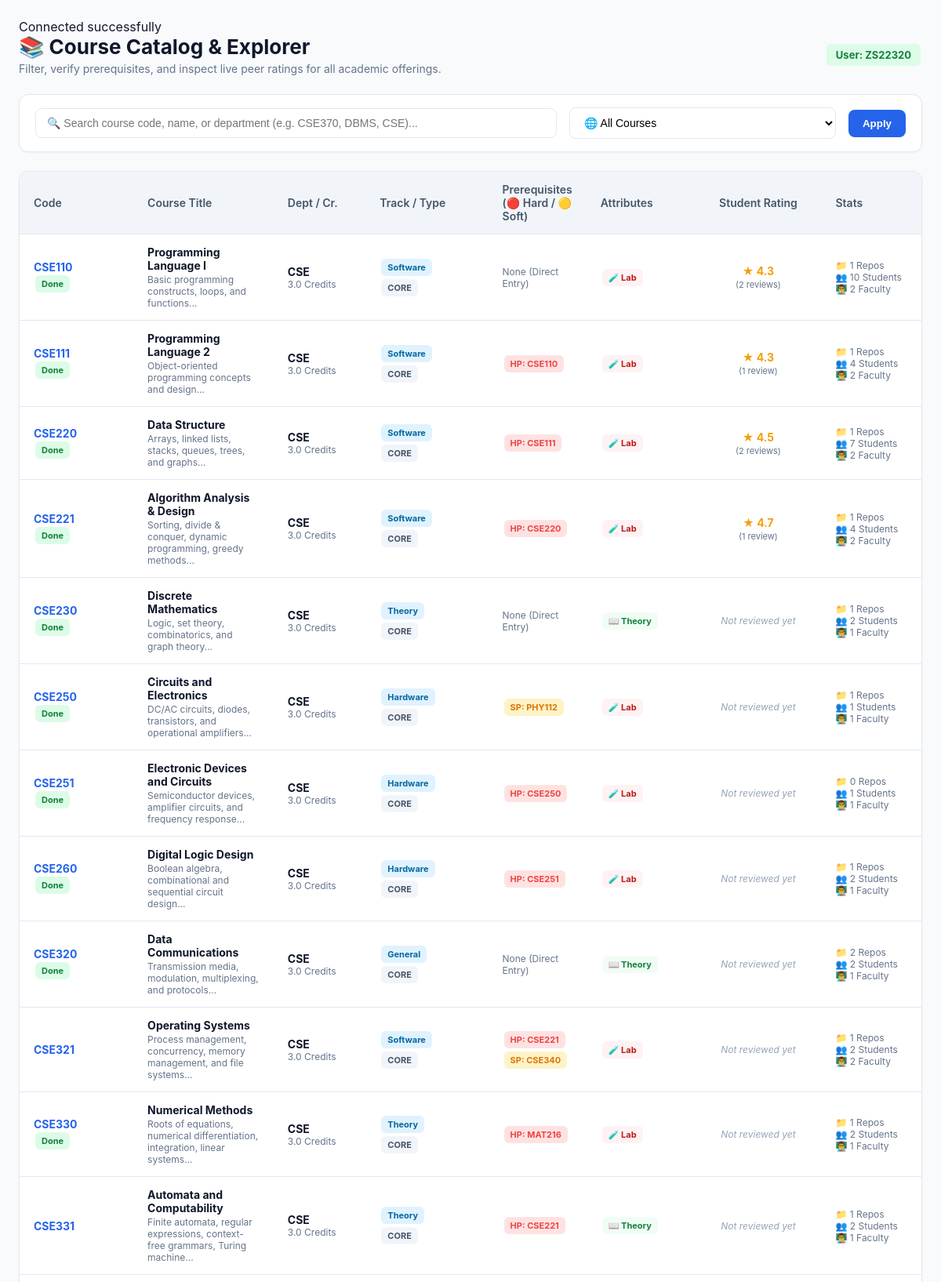
/Student_SeeAllCourse.php (upper part), run on the app's committed database.
### tables this page shows
CREATE TABLE `course` (
  `coursecode` varchar(10) NOT NULL,
  `name` varchar(100) NOT NULL,
  `description` varchar(500) NOT NULL,
  `credit` float NOT NULL DEFAULT 3,
  `total_mark` decimal(3,0) NOT NULL DEFAULT 100,
  `admin` varchar(8) NOT NULL,
  `dept` varchar(20) NOT NULL DEFAULT 'CSE',
  `course_level` int(1) NOT NULL DEFAULT 1,
  `dept_type` enum('CORE','ELECTIVE','COD','GENERAL') NOT NULL DEFAULT 'CORE',
  `track` enum('Software','Hardware','Theory','DBMS','Cybersecurity','General') NOT NULL DEFAULT 'General',
  `has_lab` tinyint(1) NOT NULL DEFAULT 0,
  `has_project` tinyint(1) NOT NULL DEFAULT 0,
  `assessment_type` enum('EXAM_BASED','ASSIGNMENT_BASED') NOT NULL DEFAULT 'EXAM_BASED',
  `lab_assessment_type` enum('NONE','CONTINUOUS_ONLY','EXAM_BASED') NOT NULL DEFAULT 'NONE',
  `avg_teaching_rate` decimal(3,2) NOT NULL DEFAULT 4.00,
  `official_resource_rate` decimal(3,2) NOT NULL DEFAULT 4.00,
  `is_thesis_or_internship` tinyint(1) NOT NULL DEFAULT 0
);

CREATE TABLE `course_prerequisites` (
  `coursecode` varchar(10) NOT NULL,
  `prereq_coursecode` varchar(10) NOT NULL,
  `prereq_type` enum('HARD','SOFT') NOT NULL DEFAULT 'HARD'
);

### Student_SeeAllCourse.php (the view, shortened to what this page needs)
<?php
require_once 'db.php';
$student_id = $_SESSION['userID'] ?? 'ZS22320';
$search = isset($_GET['search']) ? trim($_GET['search']) : '';
$filter = isset($_GET['filter']) ? trim($_GET['filter']) : 'all';
$where_clauses  = ["1=1"];
$having_clauses = [];
$order_by       = "c.coursecode ASC";
$where_sql  = implode(' AND ', $where_clauses);
$having_sql = !empty($having_clauses) ? "HAVING " . implode(' AND ', $having_clauses) : "";
$sql = "SELECT c.*,
        AVG(src.rate) AS dynamic_avg_rate,
        COUNT(src.rate) AS total_reviews,
        (SELECT COUNT(*) FROM repository r WHERE r.coursecode = c.coursecode) AS repo_count,
        (SELECT COUNT(DISTINCT userID) FROM course_student_took cst WHERE cst.coursecode = c.coursecode) AS total_students_enrolled,
        (SELECT COUNT(DISTINCT faculty_UID) FROM faculty_courselist fc WHERE fc.coursecode = c.coursecode) AS total_faculties_assigned
        FROM course c
        LEFT JOIN student_review_course src ON c.coursecode = src.coursecode
        WHERE $where_sql
        GROUP BY c.coursecode
        $having_sql
        ORDER BY $order_by";
$courses_result = mysqli_query($conn, $sql);
$prereq_map = [];
$prereq_query = mysqli_query($conn, "SELECT coursecode, prereq_coursecode, prereq_type FROM course_prerequisites");
if ($prereq_query) {
    while ($p = mysqli_fetch_assoc($prereq_query)) {
        $prereq_map[$p['coursecode']][] = $p;
    }
}
$completed_courses = [];
$done_q = mysqli_query($conn, "SELECT coursecode FROM course_student_took WHERE userID = '$student_id' AND is_completed = 1");
if ($done_q) {
    while ($d = mysqli_fetch_assoc($done_q)) {
        $completed_courses[] = $d['coursecode'];
    }
}
?>
<!DOCTYPE html>
<html lang="en">
<head>
    <link rel="stylesheet" href="Student_SeeAllCourse.css">
</head>
<body>
<div class="container">
    <div class="page-header">
        <div>
            <h1>📚 Course Catalog & Explorer</h1>
            <p style="margin:4px 0 0 0; color:var(--text-muted, #64748b); font-size:14px;">
                Filter, verify prerequisites, and inspect live peer ratings for all academic offerings.
            </p>
        </div>
        <div>
            <span class="badge badge-done" style="font-size:13px; padding:6px 12px;">
                User: <strong><?= htmlspecialchars($student_id) ?></strong>
            </span>
        </div>
    </div>
    <form method="GET" action="">
        <div class="controls-card">
            <div class="search-box">
                <input type="text" name="search" class="search-input"
                       placeholder="🔍 Search course code, name, or department (e.g. CSE370, DBMS, CSE)..."
                       value="<?= htmlspecialchars($search) ?>">
            </div>
            <select name="filter" class="filter-select" onchange="this.form.submit()">
                <option value="all" <?= $filter === 'all' ? 'selected' : '' ?>>🌐 All Courses</option>
            </select>
            <button type="submit" class="btn-submit">Apply</button>
        </div>
    </form>
    <div class="table-card">
        <table>
            <thead>
                <tr>
                    <th style="width: 120px;">Code</th>
                    <th>Course Title</th>
                    <th style="width: 90px;">Dept / Cr.</th>
                    <th style="width: 130px;">Track / Type</th>
                    <th>Prerequisites (🔴 Hard / 🟡 Soft)</th>
                    <th style="width: 110px;">Attributes</th>
                    <th style="width: 140px; text-align: center;">Student Rating</th>
                    <th style="width: 100px;">Stats</th>
                </tr>
            </thead>
            <tbody>
                <?php if ($courses_result && mysqli_num_rows($courses_result) > 0): ?>
                    <?php while ($row = mysqli_fetch_assoc($courses_result)):
                        $code = $row['coursecode'];
                        $is_done = in_array($code, $completed_courses);
                        $has_reviews = ((int)$row['total_reviews'] > 0 && $row['dynamic_avg_rate'] !== null);
                    ?>
                        <tr>
                            <td>
                                <a href="course_info.php?code=<?= urlencode($code) ?>" class="course-link">
                                    <?= htmlspecialchars($code) ?>
                                </a>
                                <?php if ($is_done): ?>
                                    <div><span class="badge badge-done">Done</span></div>
                                <?php endif; ?>
                            </td>
                            <td>
                                <strong><?= htmlspecialchars($row['name']) ?></strong>
                                <div style="font-size:12px; color:var(--text-muted, #64748b); margin-top:2px;">
                                    <?= htmlspecialchars(substr($row['description'], 0, 75)) ?>...
                                </div>
                            </td>
                            <td>
                                <div><strong><?= htmlspecialchars($row['dept']) ?></strong></div>
                                <div style="font-size:12px; color:var(--text-muted, #64748b);"><?= number_format($row['credit'], 1) ?> Credits</div>
                            </td>
                            <td>
                                <span class="badge badge-track"><?= htmlspecialchars($row['track']) ?></span>
                                <div><span class="badge badge-type"><?= htmlspecialchars($row['dept_type']) ?></span></div>
                            </td>
                            <td>
                                <?php if (isset($prereq_map[$code]) && !empty($prereq_map[$code])): ?>
                                    <?php foreach ($prereq_map[$code] as $p):
                                        $badge_class = ($p['prereq_type'] === 'HARD') ? 'badge-hard' : 'badge-soft';
                                        $prefix = ($p['prereq_type'] === 'HARD') ? 'HP' : 'SP';
                                    ?>
                                        <span class="badge <?= $badge_class ?>" title="<?= $p['prereq_type'] ?> Prerequisite">
                                            <?= $prefix ?>: <?= htmlspecialchars($p['prereq_coursecode']) ?>
                                        </span>
                                    <?php endforeach; ?>
                                <?php else: ?>
                                    <span style="color:var(--text-muted, #64748b); font-size:12px;">None (Direct Entry)</span>
                                <?php endif; ?>
                            </td>
                            <td>
                                <?php if ($row['has_lab']): ?>
                                    <span class="badge badge-lab">🧪 Lab</span>
                                <?php endif; ?>
                                <?php if (!$row['has_lab'] && !$row['has_project']): ?>
                                    <span class="badge badge-theory">📖 Theory</span>
                                <?php endif; ?>
                            </td>
                            <td style="text-align: center;">
                                <?php if ($has_reviews): ?>
                                    <span class="rating-star">★ <?= number_format((float)$row['dynamic_avg_rate'], 1) ?></span>
                                    <div style="font-size:11px; color:var(--text-muted, #64748b); margin-top:2px;">
                                        (<?= $row['total_reviews'] ?> <?= $row['total_reviews'] == 1 ? 'review' : 'reviews' ?>)
                                    </div>
                                <?php else: ?>
                                    <span style="color:#94a3b8; font-style:italic; font-size:12px;">Not reviewed yet</span>
                                <?php endif; ?>
                            </td>
                            <td style="font-size:12px; color:var(--text-muted, #64748b);">
                                <div>📁 <?= (int)$row['repo_count'] ?> Repos</div>
                                <div>👥 <?= (int)$row['total_students_enrolled'] ?> Students</div>
                                <div>👨‍🏫 <?= (int)$row['total_faculties_assigned'] ?> Faculty</div>
                            </td>
                        </tr>
                    <?php endwhile; ?>
                <?php endif; ?>
            </tbody>
        </table>
    </div>
</div>
</body>
</html>

### Student_SeeAllCourse.css (style rules this page uses)
:root { --bg-base: #f8fafc; --surface: #ffffff; --text-main: #0f172a; --text-muted: #64748b; --primary: #2563eb; --primary-hover: #1d4ed8; --hard-red: #ef4444; --hard-red-bg: #fee2e2; --soft-yellow: #d97706; --soft-yellow-bg: #fef3c7; --green: #10b981; --border: #e2e8f0; }
body { font-family: -apple-system, BlinkMacSystemFont, 'Segoe UI', Roboto, Helvetica, Arial, sans-serif; background: var(--bg-base); color: var(--text-main); margin: 0; padding: 24px; }
.container { max-width: 1280px; margin: 0 auto; }
.page-header { display: flex; justify-content: space-between; align-items: center; margin-bottom: 24px; }
.page-header h1 { margin: 0; font-size: 26px; }
.controls-card { background: var(--surface); border: 1px solid var(--border); border-radius: 12px; padding: 16px 20px; display: flex; gap: 16px; align-items: center; box-shadow: 0 1px 3px rgba(0, 0, 0, 0.04); margin-bottom: 24px; }
.search-box { flex: 1; position: relative; }
.search-input { width: 100%; padding: 10px 14px; border: 1px solid var(--border); border-radius: 8px; font-size: 14px; box-sizing: border-box; }
.filter-select { padding: 10px 14px; border: 1px solid var(--border); border-radius: 8px; font-size: 14px; background: #ffffff; min-width: 250px; }
.btn-submit { background: var(--primary); color: #ffffff; border: none; padding: 10px 18px; border-radius: 8px; font-weight: 600; cursor: pointer; transition: background 0.2s ease; }
.table-card { background: var(--surface); border: 1px solid var(--border); border-radius: 12px; overflow: hidden; box-shadow: 0 1px 3px rgba(0, 0, 0, 0.05); }
table { width: 100%; border-collapse: collapse; text-align: left; font-size: 14px; }
th { background: #f1f5f9; color: #475569; font-weight: 600; padding: 14px 18px; border-bottom: 1px solid var(--border); }
td { padding: 14px 18px; border-bottom: 1px solid var(--border); vertical-align: middle; }
.course-link { font-weight: 700; color: var(--primary); text-decoration: none; }
.badge { display: inline-block; padding: 4px 8px; border-radius: 6px; font-size: 11px; font-weight: 700; margin: 2px; text-decoration: none; }
.badge-hard { background: var(--hard-red-bg); color: var(--hard-red); }
.badge-soft { background: var(--soft-yellow-bg); color: var(--soft-yellow); }
.badge-done { background: #dcfce7; color: #15803d; }
.badge-track { background: #e0f2fe; color: #0369a1; }
.badge-type { background: #f1f5f9; color: #475569; }
.badge-lab { background: #fef2f2; color: #b91c1c; }
.badge-theory { background: #f0fdf4; color: #15803d; }
.rating-star { color: #f59e0b; font-weight: 700; }

### data on the page
course: coursecode "CSE110", shows "Done", name "Programming Language I", description "Basic programming constructs, loops, and functions", dept "CSE", credit "3.0", track "Software", dept_type "CORE", shows "None (Direct Entry)", has_lab "🧪 Lab", dynamic_avg_rate "4.3", total_reviews "2", repo_count "1", total_students_enrolled "10", total_faculties_assigned "2"
course: coursecode "CSE111", shows "Done", name "Programming Language 2", description "Object-oriented programming concepts and design", dept "CSE", credit "3.0", track "Software", dept_type "CORE", has_lab "🧪 Lab", dynamic_avg_rate "4.3", total_reviews "1", repo_count "1", total_students_enrolled "4", total_faculties_assigned "2"
course_prerequisites: prereq_type "HP", prereq_coursecode "CSE110"
course: coursecode "CSE220", shows "Done", name "Data Structure", description "Arrays, linked lists, stacks, queues, trees, and graphs", dept "CSE", credit "3.0", track "Software", dept_type "CORE", has_lab "🧪 Lab", dynamic_avg_rate "4.5", total_reviews "2", repo_count "1", total_students_enrolled "7", total_faculties_assigned "2"
course_prerequisites: prereq_type "HP", prereq_coursecode "CSE111"
course: coursecode "CSE221", shows "Done", name "Algorithm Analysis & Design", description "Sorting, divide & conquer, dynamic programming, greedy methods", dept "CSE", credit "3.0", track "Software", dept_type "CORE", has_lab "🧪 Lab", dynamic_avg_rate "4.7", total_reviews "1", repo_count "1", total_students_enrolled "4", total_faculties_assigned "2"
course_prerequisites: prereq_type "HP", prereq_coursecode "CSE220"
course: coursecode "CSE230", shows "Done", name "Discrete Mathematics", description "Logic, set theory, combinatorics, and graph theory", dept "CSE", credit "3.0", track "Theory", dept_type "CORE", shows "None (Direct Entry)", has_lab "📖 Theory", shows "Not reviewed yet", repo_count "1", total_students_enrolled "2", total_faculties_assigned "1"
course: coursecode "CSE250", shows "Done", name "Circuits and Electronics", description "DC/AC circuits, diodes, transistors, and operational amplifiers", dept "CSE", credit "3.0", track "Hardware", dept_type "CORE", has_lab "🧪 Lab", shows "Not reviewed yet", repo_count "1", total_students_enrolled "1", total_faculties_assigned "1"
course_prerequisites: prereq_type "SP", prereq_coursecode "PHY112"
course: coursecode "CSE251", shows "Done", name "Electronic Devices and Circuits", description "Semiconductor devices, amplifier circuits, and frequency response", dept "CSE", credit "3.0", track "Hardware", dept_type "CORE", has_lab "🧪 Lab", shows "Not reviewed yet", repo_count "0", total_students_enrolled "1", total_faculties_assigned "1"
course_prerequisites: prereq_type "HP", prereq_coursecode "CSE250"
course: coursecode "CSE260", shows "Done", name "Digital Logic Design", description "Boolean algebra, combinational and sequential circuit design", dept "CSE", credit "3.0", track "Hardware", dept_type "CORE", has_lab "🧪 Lab", shows "Not reviewed yet", repo_count "1", total_students_enrolled "2", total_faculties_assigned "1"
course_prerequisites: prereq_type "HP", prereq_coursecode "CSE251"
course: coursecode "CSE320", shows "Done", name "Data Communications", description "Transmission media, modulation, multiplexing, and protocols", dept "CSE", credit "3.0", track "General", dept_type "CORE", shows "None (Direct Entry)", has_lab "📖 Theory", shows "Not reviewed yet", repo_count "2", total_students_enrolled "2", total_faculties_assigned "1"
course: coursecode "CSE321", name "Operating Systems", description "Process management, concurrency, memory management, and file systems", dept "CSE", credit "3.0", track "Software", dept_type "CORE", has_lab "🧪 Lab", shows "Not reviewed yet", repo_count "1", total_students_enrolled "2", total_faculties_assigned "2"
course_prerequisites: prereq_type "HP", prereq_coursecode "CSE221"
course_prerequisites: prereq_type "SP", prereq_coursecode "CSE340"
course: coursecode "CSE330", shows "Done", name "Numerical Methods", description "Roots of equations, numerical differentiation, integration, linear systems", dept "CSE", credit "3.0", track "Theory", dept_type "CORE", has_lab "🧪 Lab", shows "Not reviewed yet", repo_count "1", total_students_enrolled "2", total_faculties_assigned "1"
course_prerequisites: prereq_type "HP", prereq_coursecode "MAT216"
course: coursecode "CSE331", name "Automata and Computability", description "Finite automata, regular expressions, context-free grammars, Turing machine", dept "CSE", credit "3.0", track "Theory", dept_type "CORE", has_lab "📖 Theory", shows "Not reviewed yet", repo_count "1", total_students_enrolled "2", total_faculties_assigned "1"
course_prerequisites: prereq_type "HP", prereq_coursecode "CSE221"

### other printed values
$student_id "ZS22320"
